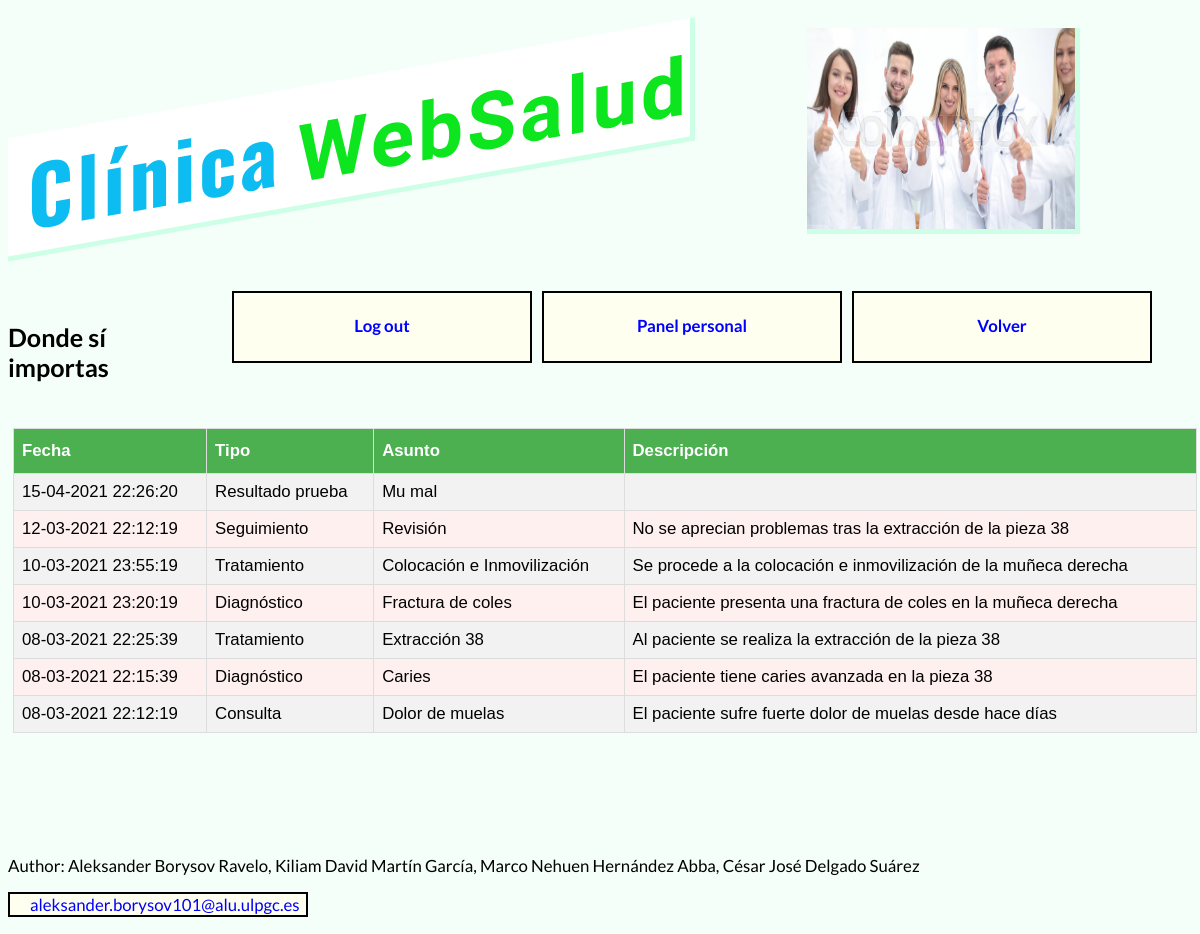
Page /panelUsuario/añadirHistorial.php (signed in) on the committed database.
### tables this page shows
CREATE TABLE historial (
    id INTEGER PRIMARY KEY,
    idpaciente INTEGER NOT NULL,
    fechahora INTEGER NOT NULL,
    idcreador INTEGER NOT NULL,
    tipo INTEGER NOT NULL,
    asunto NVARCHAR(128) DEFAULT '',
    descripcion NVARCHAR(5000) DEFAULT '',
    FOREIGN KEY (idpaciente) REFERENCES usuarios (id)
            ON DELETE CASCADE
);

### data_access.class.php (the view, shortened to what this page needs)
<?php
class DB
{
    private static $connection = null;
    public static function get()
    {
        if (self::$connection === null) {
            self::$connection = new PDO('sqlite:' . __DIR__ . '/datos.db');
            self::$connection->exec('PRAGMA foreign_keys = ON;');
            self::$connection->exec('PRAGMA encoding="UTF-8";');
            self::$connection->setAttribute(PDO::ATTR_ERRMODE, PDO::ERRMODE_EXCEPTION);
        }
        return self::$connection;
    }
    public static function execute_sql($sql, $parms = null)
    {
        try {
            $db = self::get();
            $ints = $db->prepare($sql);
            if ($ints->execute($parms)) {
                return $ints;
            }
        } catch (PDOException $e) {
            echo '<h3>Error al entrar a la DB: ' . $e->getMessage() . '</h3>';
        }
        return false;
    }
    public static function get_userid($usuario)
    {
        $inst = self::execute_sql("SELECT id FROM usuarios WHERE cuenta = ?", array($usuario));
        $inst->setFetchMode(PDO::FETCH_NAMED);
        $res = $inst->fetchAll();
        return $res[0]['id'];
    }
    public static function imprimirHistorial($id)
    {
        $id = DB::get_userid($id);
        $data = DB::execute_sql("SELECT fechahora, tipo, asunto, descripcion
                                    FROM historial
                                    WHERE idpaciente = ?
                                    ORDER BY fechahora DESC", array($id));
        $data->setFetchMode(PDO::FETCH_NAMED);
        echo "<div class=main>";
        echo "<table id='especialidades'>
                <tr>
                    <th>Fecha</th>
                    <th>Tipo</th>
                    <th>Asunto</th>
                    <th>Descripción</th>
                </tr>";
        foreach ($data as $row) {
            switch ($row["tipo"]) {
                case 1:
                    $row["tipo"] = "Consulta";
                    break;
                case 2:
                    $row["tipo"] = "Diagnóstico";
                    break;
                case 3:
                    $row["tipo"] = "Tratamiento";
                    break;
                case 4:
                    $row["tipo"] = "Seguimiento";
                    break;
                case 5:
                    $row["tipo"] = "Resultado prueba";
                    break;
            }
            echo '<tr>
                        <td>' . date("d-m-Y H:i:s", $row["fechahora"]) . '</td>
                        <td>' . $row["tipo"] . '</td>
                        <td>' . $row["asunto"] . '</td>
                        <td>' . $row["descripcion"] . '</td>
                      </tr>';
        }
        echo "</table></div>";
    }
}

### estilos.css (style rules this page uses)
body { display: grid; grid-template-rows: auto 1fr auto; background: #F5FFFA; display: block; font-family: Lato; font-size: 105%; }
#especialidades { background: #fff0f0; flex: 1 1 150px; margin: 5px; }
#especialidades { font-family: Arial, Helvetica, sans-serif; border-collapse: collapse; width: 100%; }
#especialidades td, #especialidades th { border: 1px solid #ddd; padding: 8px; }
#especialidades tr:nth-child(even) { background-color: #f2f2f2; }
#especialidades th { padding-top: 12px; padding-bottom: 12px; text-align: left; background-color: #4CAF50; color: white; }

### estiloImpresora.css (style rules this page uses)
body { display: grid; grid-template-rows: auto 1fr auto; display: block; font-family: Lato; font-size: 105%; }
#especialidades { flex: 1 1 150px; margin: 5px; }
#especialidades { font-family: Arial, Helvetica, sans-serif; border-collapse: collapse; width: 100%; }
#especialidades td, #especialidades th { padding: 8px; }
#especialidades th { padding-top: 12px; padding-bottom: 12px; text-align: left; }

### rows in the picture
historial: fechahora "15-04-2021 22:26:20", tipo "Resultado prueba", asunto "Mu mal"
historial: fechahora "12-03-2021 22:12:19", tipo "Seguimiento", asunto "Revisión", descripcion "No se aprecian problemas tras la extracción de la pieza 38"
historial: fechahora "10-03-2021 23:55:19", tipo "Tratamiento", asunto "Colocación e Inmovilización", descripcion "Se procede a la colocación e inmovilización de la muñeca derecha"
historial: fechahora "10-03-2021 23:20:19", tipo "Diagnóstico", asunto "Fractura de coles", descripcion "El paciente presenta una fractura de coles en la muñeca derecha"
historial: fechahora "08-03-2021 22:25:39", tipo "Tratamiento", asunto "Extracción 38", descripcion "Al paciente se realiza la extracción de la pieza 38"
historial: fechahora "08-03-2021 22:15:39", tipo "Diagnóstico", asunto "Caries", descripcion "El paciente tiene caries avanzada en la pieza 38"
historial: fechahora "08-03-2021 22:12:19", tipo "Consulta", asunto "Dolor de muelas", descripcion "El paciente sufre fuerte dolor de muelas desde hace días"
